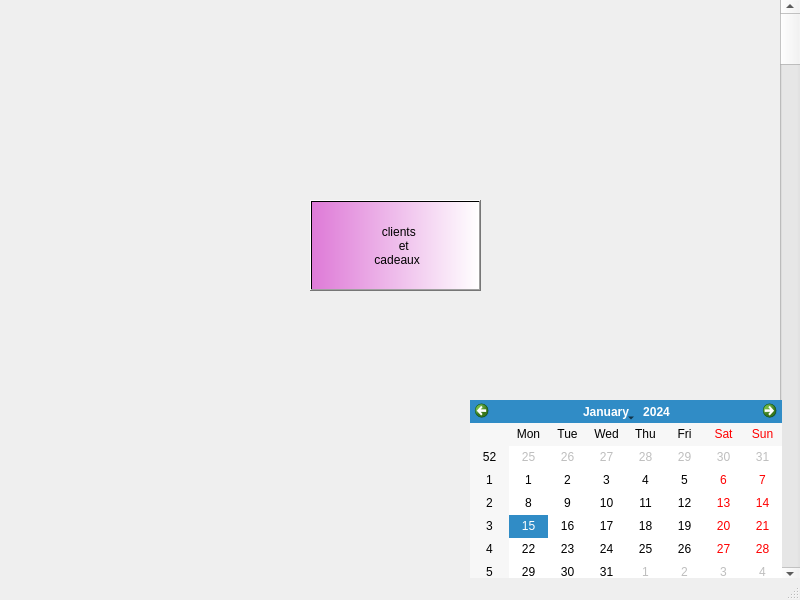
<?xml version="1.0" encoding="UTF-8"?>
<ui version="4.0">
 <class>MainWindow</class>
 <widget class="QMainWindow" name="MainWindow">
  <property name="geometry">
   <rect>
    <x>0</x>
    <y>0</y>
    <width>800</width>
    <height>600</height>
   </rect>
  </property>
  <property name="windowTitle">
   <string>MainWindow</string>
  </property>
  <widget class="QWidget" name="centralwidget">
   <widget class="QPushButton" name="pushButton">
    <property name="geometry">
     <rect>
      <x>310</x>
      <y>200</y>
      <width>171</width>
      <height>91</height>
     </rect>
    </property>
    <property name="toolTip">
     <string>&lt;html&gt;&lt;head/&gt;&lt;body&gt;&lt;p align=&quot;center&quot;&gt;&lt;br/&gt;&lt;/p&gt;&lt;/body&gt;&lt;/html&gt;</string>
    </property>
    <property name="styleSheet">
     <string notr="true">background-color: rgb(209, 159, 208);
background-color: qlineargradient(spread:pad, x1:0, y1:0, x2:1, y2:0, stop:0 rgba(222, 122, 215, 255), stop:1 rgba(255, 255, 255, 255));
font: 87 10pt &quot;Arial&quot;;</string>
    </property>
    <property name="text">
     <string>  clients
     et
 cadeaux</string>
    </property>
    <property name="icon">
     <iconset>
      <normaloff>../../../../images_projets/images.png</normaloff>../../../../images_projets/images.png</iconset>
    </property>
    <property name="iconSize">
     <size>
      <width>70</width>
      <height>100</height>
     </size>
    </property>
   </widget>
   <widget class="QLabel" name="label">
    <property name="geometry">
     <rect>
      <x>0</x>
      <y>0</y>
      <width>891</width>
      <height>761</height>
     </rect>
    </property>
    <property name="text">
     <string/>
    </property>
    <property name="pixmap">
     <pixmap>../../../../images_projets/-Donuts-colores-avec-5-glacages-_-r470.jpg</pixmap>
    </property>
   </widget>
   <widget class="QScrollBar" name="verticalScrollBar">
    <property name="geometry">
     <rect>
      <x>780</x>
      <y>0</y>
      <width>20</width>
      <height>581</height>
     </rect>
    </property>
    <property name="orientation">
     <enum>Qt::Vertical</enum>
    </property>
   </widget>
   <widget class="QCalendarWidget" name="calendarWidget">
    <property name="geometry">
     <rect>
      <x>470</x>
      <y>400</y>
      <width>312</width>
      <height>183</height>
     </rect>
    </property>
   </widget>
   <zorder>label</zorder>
   <zorder>pushButton</zorder>
   <zorder>verticalScrollBar</zorder>
   <zorder>calendarWidget</zorder>
  </widget>
  <widget class="QMenuBar" name="menubar">
   <property name="geometry">
    <rect>
     <x>0</x>
     <y>0</y>
     <width>800</width>
     <height>21</height>
    </rect>
   </property>
  </widget>
  <widget class="QStatusBar" name="statusbar"/>
 </widget>
 <resources/>
 <connections/>
</ui>
